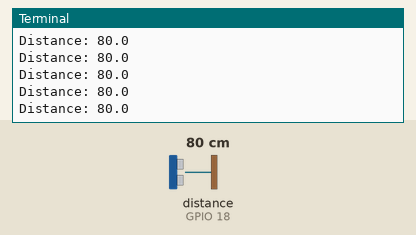
Simulated run of this program. Board: Raspberry Pi (BCM pin numbers). On the bench: the last lines printed to the terminal. The test bench sets the inputs (shaded band); at power-on: distance to the obstacle (sensor on GPIO 18) 80 cm. The echo pulse lasts 58.3 µs per cm; the clock reads 2024-03-15 10:24:30 at power-on unless the program sets it.

Above: at 1.2 s.
1.3 s: distance to the obstacle (sensor on GPIO 18) set to 2 cm
At 1.4 s:
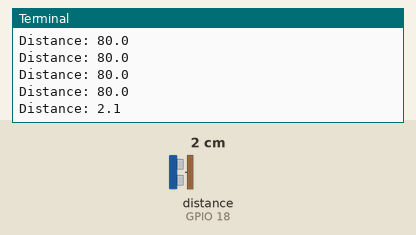
2.8 s: distance to the obstacle (sensor on GPIO 18) set to 4 cm
At 2.84 s:
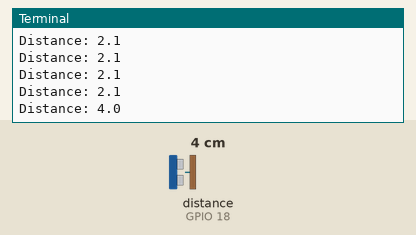
Timing chart, 0 to 5.8 s (numbered marks = the images above; inputs shaded):
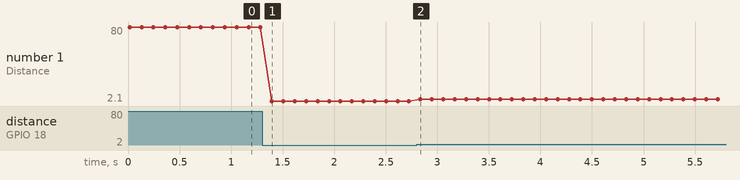

Measured:
- after the input at 1.3 s, the terminal: prints a new line after 0.10 s (image 1)
- after the input at 2.8 s, the terminal: prints a new line at once (image 2)
- plotted number 1: 80 → 2.1 after the input at 1.3 s, 2.1 → 4 after the input at 2.8 s

The program:

5-distance.py
```python
#!/usr/bin/env python3

# Test the ultrasonic distance sensor

import RPi.GPIO as GPIO
import time

GPIO.setmode(GPIO.BCM)

pinTrig = 17
pinEcho = 18

print("Ultrasonic Measurement")

GPIO.setup(pinTrig, GPIO.OUT)
GPIO.setup(pinEcho, GPIO.IN)

try:
    while True:
        GPIO.output(pinTrig, False)

        time.sleep(0.01)

        # send 10uS pulse to trigger (Not a hope!)
        GPIO.output(pinTrig, True)
        time.sleep(0.00001)
        GPIO.output(pinTrig, False)

        startTime = time.time()

        # The start time starts when the echo goes high
        while GPIO.input(pinEcho) == 0:
            startTime = time.time()

        # Time until the pin goes low
        while GPIO.input(pinEcho) == 1:
            stopTime = time.time()

            if stopTime - startTime >= 0.04:
                print("Too close")
                stopTime = startTime
                break

        elapsed = stopTime - startTime

        # Distance travelled = time * speed of sound in cms-1

        distance = elapsed * 17163      # There and back = 34326

        print("Distance: %.1f" % distance)

        time.sleep(0.1)

except KeyboardInterrupt:
    GPIO.cleanup()
```
